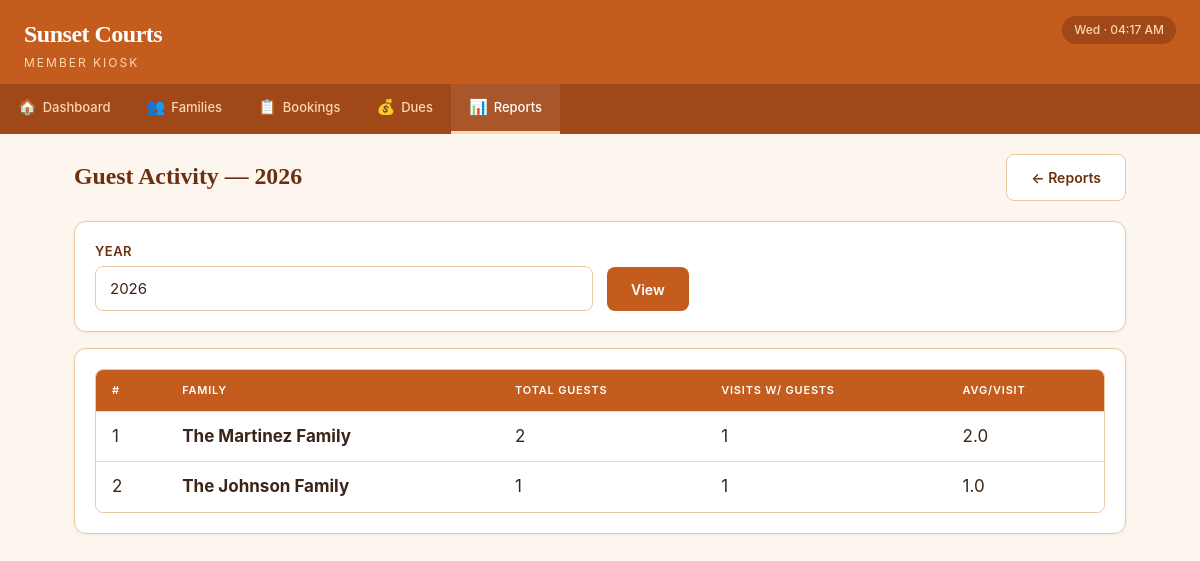
The page /reports/guests on the database its author committed.
### tables this page shows
CREATE TABLE families (
            family_id       INTEGER PRIMARY KEY AUTOINCREMENT,
            family_name     TEXT    NOT NULL,
            primary_contact TEXT,
            phone           TEXT,
            email           TEXT,
            join_date       DATE    NOT NULL DEFAULT (date('now')),
            is_banned       INTEGER NOT NULL DEFAULT 0,
            notes           TEXT,
            created_at      DATETIME NOT NULL DEFAULT (datetime('now'))
        );

### app.py (the view)
@app.route('/reports/guests')
def report_guests():
    year = request.args.get('year', date.today().year, type=int)
    report = query_db('''
        SELECT f.family_name, SUM(b.guest_count) as total_guests,
               COUNT(CASE WHEN b.guest_count > 0 THEN 1 END) as visits_with_guests
        FROM bookings b JOIN families f ON b.family_id = f.family_id
        WHERE strftime('%Y', b.booking_date) = ? AND b.is_cancelled = 0 AND b.guest_count > 0
        GROUP BY f.family_id ORDER BY total_guests DESC
    ''', (str(year),))
    return render_template('reports/guests.html', guest_report=report, year=year)

### app.py (called while the page is built)
@app.context_processor
def inject_globals():
    now = datetime.now()
    return {
        'today_display': now.strftime('%a · %I:%M %p')
    }

### db.py (called while the page is built)
def get_db():
    conn = sqlite3.connect(DB_PATH)
    conn.execute("PRAGMA foreign_keys = ON")
    conn.row_factory = sqlite3.Row
    return conn

def query_db(query, args=(), one=False):
    conn = get_db()
    try:
        cursor = conn.execute(query, args)
        results = cursor.fetchall()
        return results[0] if one and results else (None if one else results)
    finally:
        conn.close()

### templates/reports/guests.html (shortened to what this page needs)
{% extends "base.html" %}
{% block content %}
<div class="page-header"><h2>Guest Activity — {{ year }}</h2><a href="{{ url_for('reports_home') }}" class="btn btn-outline">← Reports</a></div>
<div class="card mb-16">
    <form method="GET" action="{{ url_for('report_guests') }}" class="form-row" style="align-items:end;">
        <div class="form-group" style="margin-bottom:0;"><label>Year</label><input type="number" name="year" value="{{ year }}" min="2020" max="2030"></div>
        <div class="form-group" style="margin-bottom:0;"><button type="submit" class="btn btn-primary">View</button></div>
    </form>
</div>
{% if guest_report %}
<div class="card"><div class="table-wrap"><table>
    <thead><tr><th>#</th><th>Family</th><th>Total Guests</th><th>Visits w/ Guests</th><th>Avg/Visit</th></tr></thead>
    <tbody>{% for r in guest_report %}<tr><td>{{ loop.index }}</td><td><strong>{{ r.family_name }}</strong></td><td>{{ r.total_guests }}</td><td>{{ r.visits_with_guests }}</td><td>{{ '%.1f' % (r.total_guests / r.visits_with_guests) }}</td></tr>{% endfor %}</tbody>
</table></div></div>
{% else %}
<div class="card"><div class="empty-state"><div class="empty-icon">🧑‍🤝‍🧑</div><p>No guest activity for {{ year }}.</p></div></div>
{% endif %}
{% endblock %}

### static/css/style.css (style rules this page uses)
:root { --terra: #c45c1e; --terra-dark: #a04818; --terra-darker: #6a3010; --terra-light: #fdd6b0; --terra-lighter: #fde8d0; --terra-bg: #fdf6ee; --white: #ffffff; --card: #fffaf5; --border: #e8c9a0; --border-light: #f0dcc0; --text: #3a2518; --text-muted: #9a7050; --text-section: #9a6a3a; --open-bg: #e8f5e0; --open-text: #155a10; --open-border: #a8d890; --busy-bg: #fef3e0; --busy-text: #6a4008; --busy-border: #e8c870; --maint-bg: #eef1f4; --maint-text: #3a4a5a; --maint-border: #c0cad4; --danger: #b83230; --danger-hover: #962826; --danger-bg: #fce8e8; --success-bg: #d1e7dd; --success-text: #0a5132; --warning-bg: #fff3cd; --warning-text: #856404; --error-bg: #f8d7da; --error-text: #842029; --radius: 12px; --radius-sm: 8px; --radius-pill: 10px; --shadow: 0 1px 4px rgba(106, 48, 16, 0.06); --shadow-lg: 0 4px 16px rgba(106, 48, 16, 0.10); --font-display: Georgia, 'Times New Roman', serif; --font-body: -apple-system, BlinkMacSystemFont, 'Segoe UI', sans-serif; --transition: all 0.15s ease; }
*, *::before, *::after { box-sizing: border-box; margin: 0; padding: 0; }
html { font-size: 17px; -webkit-tap-highlight-color: transparent; }
body { font-family: var(--font-body); background: var(--terra-bg); color: var(--text); line-height: 1.5; min-height: 100vh; }
a { color: var(--terra); text-decoration: none; }
.page-header { display: flex; align-items: center; justify-content: space-between; flex-wrap: wrap; gap: 12px; margin-bottom: 20px; }
.page-header h2 { font-size: 1.4rem; font-weight: 700; color: var(--terra-darker); font-family: var(--font-display); }
.card { background: var(--white); border: 1.5px solid var(--border); border-radius: var(--radius); padding: 20px; margin-bottom: 16px; box-shadow: var(--shadow); }
.btn { display: inline-flex; align-items: center; justify-content: center; gap: 8px; padding: 12px 24px; font-size: 14px; font-weight: 600; font-family: var(--font-body); border: none; border-radius: var(--radius-sm); cursor: pointer; transition: var(--transition); text-decoration: none; white-space: nowrap; min-height: 44px; min-width: 44px; }
.btn-primary { background: var(--terra); color: var(--white); }
.btn-outline { background: var(--white); color: var(--terra-darker); border: 1.5px solid var(--border); }
.table-wrap { overflow-x: auto; border-radius: var(--radius-sm); border: 1px solid var(--border); }
table { width: 100%; border-collapse: collapse; background: var(--white); }
th, td { padding: 12px 16px; text-align: left; border-bottom: 1px solid var(--border-light); vertical-align: middle; }
th { background: var(--terra); color: var(--white); font-weight: 600; font-size: 11px; text-transform: uppercase; letter-spacing: 0.8px; }
tr:last-child td { border-bottom: none; }
.form-group { margin-bottom: 18px; }
.form-group label { display: block; font-weight: 600; margin-bottom: 5px; font-size: 13px; color: var(--terra-darker); text-transform: uppercase; letter-spacing: 0.5px; }
input[type="text"], input[type="email"], input[type="tel"], input[type="number"], input[type="date"], input[type="time"], select, textarea { width: 100%; padding: 12px 14px; font-size: 15px; font-family: var(--font-body); border: 1.5px solid var(--border); border-radius: var(--radius-sm); background: var(--white); color: var(--text); transition: var(--transition); min-height: 44px; }
.form-row { display: grid; grid-template-columns: repeat(auto-fit, minmax(240px, 1fr)); gap: 14px; }
.mb-16 { margin-bottom: 16px; }

### rows shown on the page
families: family_name "The Martinez Family", total_guests "2", visits_with_guests "1", total_guests "2.0"
families: family_name "The Johnson Family", total_guests "1", visits_with_guests "1", total_guests "1.0"

### other values the page prints
{{ year }} "2026"
